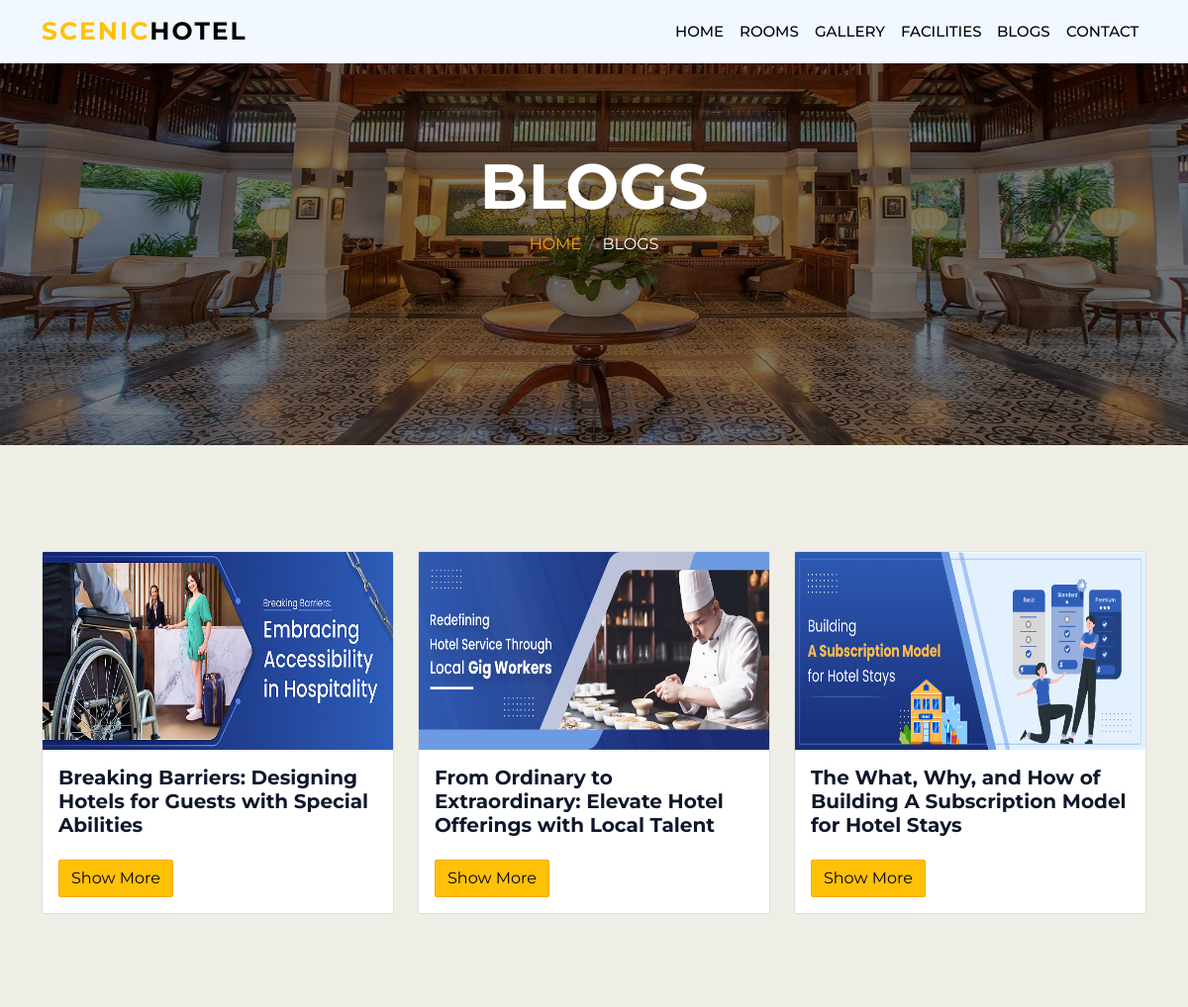
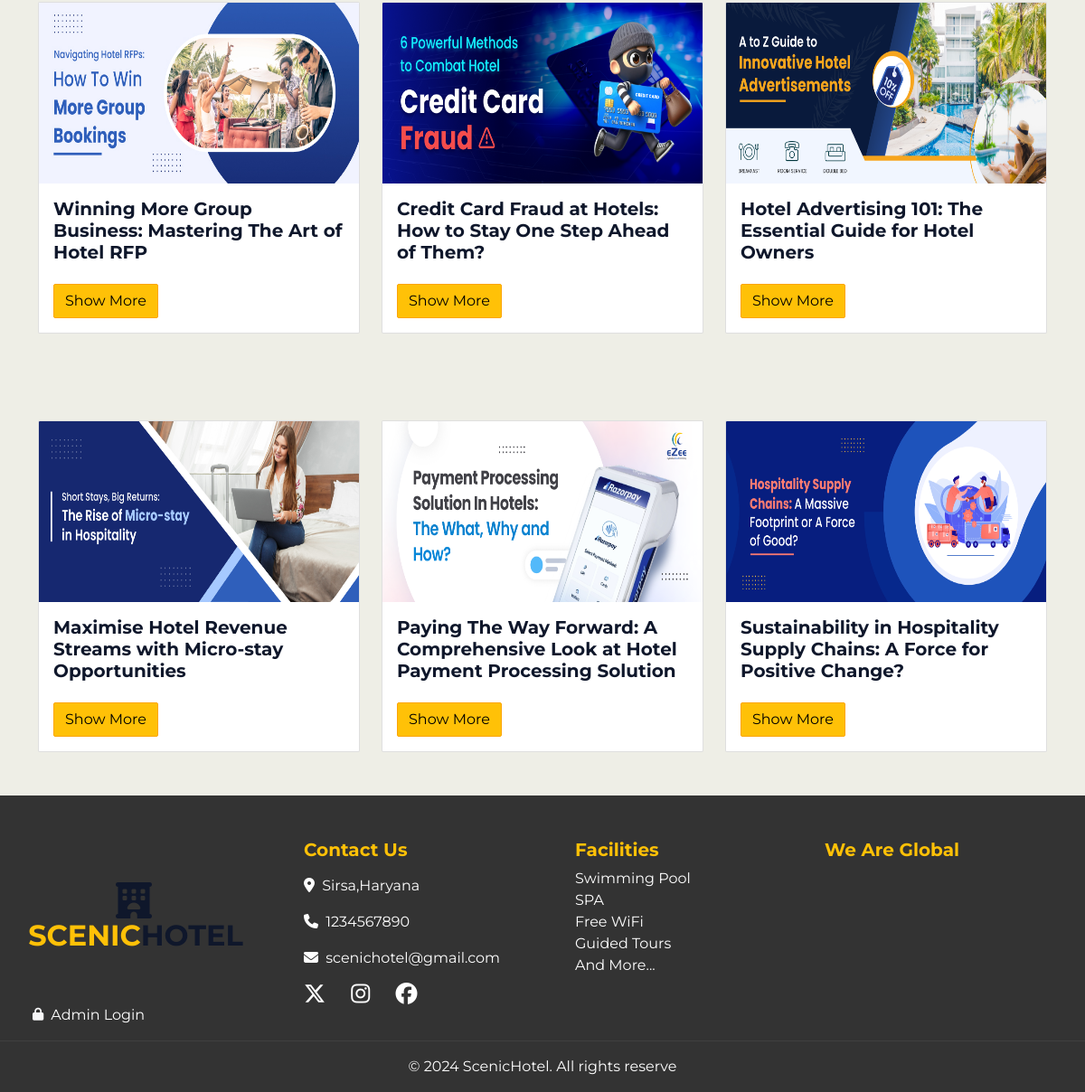
Screenshot of /blog.php with the database file from the repository (2 pictures, top to bottom).
### tables this page shows
CREATE TABLE IF NOT EXISTS `addblog` (
  `id` int(11) NOT NULL AUTO_INCREMENT,
  `title` varchar(150) NOT NULL,
  `submit_by` varchar(150) NOT NULL,
  `pic` varchar(200) NOT NULL,
  `message` text NOT NULL,
  `currentdate` datetime NOT NULL,
  PRIMARY KEY (`id`)
);

### blog.php (the view)
<?php include "header.php" ?>
<div>
          <img src="carousel-1.jpg" class="contact_img">
          <div class="contact_text2">
          <h1 class="text-center  display-3 text-white"data-aos="fade-right" data-aos-duration="1400">BLOGS</h1>
          <nav aria-label="breadcrumb">
                        <ol class="breadcrumb justify-content-center text-uppercase">
                            <li class="breadcrumb-item"><a href="index.php">Home</a></li>
                            <li class="breadcrumb-item text-white active" aria-current="page">Blogs</li>
                        </ol>
                    </nav></div>
          </div>
<div class="container">
          <div class="row" style="margin-top:250px;" data-aos="fade-up" data-aos-duration="1200">
          <?php
          $qry="select * from addblog";
          $run=mysqli_query($con,$qry);
          while($data=mysqli_fetch_array($run)){
                    echo "<div class='col-md-4 my-5' data-aos='fade-up' data-aos-duration='1400'>
                     <div class='card'>
                        <img src='uploads/".$data['pic']."' class='card-img-top' style='height:200px;'>
                        <div class='card-body'>
                            <h5 class='card-title'>".$data['title']."</h5>
                            <a href='blog_detail.php?id=".$data['id']."' class='btn btn-warning'>Show More</a>
                        </div>
                    </div>
                </div>";
            }
            ?>
          </div>
</div>
<?php include "footer.php" ?>

### header.php (shortened to what this page needs)
<!DOCTYPE html>
<html lang="en">
<head>
          <link rel="stylesheet" href="bootstrap.min.css">
          <link href="https://unpkg.com/aos@2.3.1/dist/aos.css" rel="stylesheet">
          <link rel="stylesheet" href="https://cdnjs.cloudflare.com/ajax/libs/font-awesome/6.5.2/css/all.min.css" />
          <link rel="stylesheet" href="https://cdnjs.cloudflare.com/ajax/libs/line-awesome/1.3.0/line-awesome/css/line-awesome.min.css" />
	        <link href="style.css" rel="stylesheet">
          <link rel="stylesheet" href="hover.css">
          <link rel="stylesheet" href="https://cdnjs.cloudflare.com/ajax/libs/OwlCarousel2/2.3.4/assets/owl.carousel.min.css" />
          <link rel="stylesheet" href="ihover.min.css">
</head>
<body>
          <nav class="navbar navbar-expand-lg navbar-light bg-light fixed-top">
            <div class="container">
              <a class="navbar-brand" href="index.php"><span class="text-warning">Scenic</span>Hotel</a>
              <div class="collapse navbar-collapse" id="navbarSupportedContent">
                <ul class="navbar-nav ms-auto mb-2 mb-lg-0">
                  <li class="nav-item hvr-underline-from-center">
                    <a class="nav-link" href="index.php">Home</a>
                  </li>
                  <li class="nav-item hvr-underline-from-center">
                    <a class="nav-link" href="room.php">Rooms</a>
                  </li>
                  <li class="nav-item hvr-underline-from-center">
                    <a class="nav-link" href="gallery.php">Gallery</a>
                  </li>
                  <li class="nav-item hvr-underline-from-center">
                    <a class="nav-link" href="index.php#facilities" >Facilities</a>
                  </li>
                  <li class="nav-item hvr-underline-from-center">
                    <a class="nav-link" href="blog.php">Blogs</a>
                  </li>
                  <li class="nav-item hvr-underline-from-center">
                    <a class="nav-link" href="contactpage.php">Contact</a>
                  </li>
                </ul>
              </div>
            </div>
          </nav>

### footer.php (shortened to what this page needs)
 <div id="footer" class="container-fluid">
  <div class="row pb-3">
    <div class="col-lg-3 col-md-6 col-sm-12">
      <h1 class="text-center fs-2 pt-5 fl"><i class="fa fa-duotone fa-hotel fa-lg pe-1"></i><span class="text-warning ">SCENIC</span>HOTEL</h1>
      <br><br><a href="login.php" class="ms-4"><i class="fa fa-light fa-lock fa-sm" style="color: #f7f7f8;"></i><span class="text-white ms-2">Admin Login</span></a>
    </div>
    <div class="col-lg-3 col-md-6 col-sm-12">
      <h5 class="text-warning  pt-5 ps-4">Contact Us</h5>
      <p class=" text-white ps-4 pt-2"><i class="fa fa-location-dot pe-1"></i> Sirsa,Haryana</p>
      <p class=" text-white ps-4"><i class="fa fa-solid fa-phone pe-1"></i> 1234567890</p>
      <p class=" text-white ps-4"><i class="fa fa-solid fa-envelope pe-1"></i> scenichotel@gmail.com</p>
      <a href="" class="text-white ps-4 "><i class="fa fa-brands fa-x-twitter fa-xl"></i></a>
      <a href="" class="text-white ps-4 "><i class="fa fa-brands fa-instagram fa-xl"></i></a>
      <a href="" class="text-white ps-4 "><i class="fa fa-brands fa-facebook fa-xl"></i></a>
    </div>
    <div class="col-lg-3 col-md-6 col-sm-12">
      <h5 class="text-warning  pt-5 ps-4">Facilities</h5>
      <span class="ps-4 pt-2 text-white"><i class="las la-angle-right"></i>Swimming Pool</span><br>
      <span href="" class="ps-4 text-white"><i class="las la-angle-right"></i>SPA</span><br>
      <span href="" class="ps-4 text-white"><i class="las la-angle-right"></i>Free WiFi</span><br>
      <span href="" class="ps-4 text-white"><i class="las la-angle-right"></i>Guided Tours</span><br>
      <span href="" class="ps-4 text-white"><i class="las la-angle-right"></i>And More...</span>
    </div>
    <div class="col-lg-3 col-md-6 col-sm-12">
      <h5 class="text-warning  pt-5 ">We Are Global</h5>
    </div>
  </div>
  <div class="row ">
  <hr><p class="text-center text-white ">© 2024 ScenicHotel. All rights reserve</p>
  </div>
</div>
</body>
</html>

### style.css (style rules this page uses)
* { font-family: 'Montserrat', sans-serif; }
body { background-color: rgb(238, 238, 230); }
.navbar-nav a { font-size: 15px; text-transform: uppercase; font-weight: 500; }
.navbar-light .navbar-brand { color: #000; font-size: 25px; text-transform: uppercase; font-weight: bold; letter-spacing: 2px; }
.navbar-light .navbar-nav .nav-link { color: #000; }
.btn { transition: .5s; margin-top: 15px; border: 1px solid #fca504; }
#footer { height: auto; background-color: #333; position: absolute; left: 0; right: 0; width: 100%; }
.fl { margin-top:50px; }
.contact_img { width: 100%; background-size: cover; height: 450px; }
.contact_text2 { margin-top: -300px; margin-bottom: 250px; }

### rows the page displays
addblog: pic (picture), title "Breaking Barriers: Designing Hotels for Guests with Special Abilities"
addblog: pic (picture), title "From Ordinary to Extraordinary: Elevate Hotel Offerings with Local Talent"
addblog: pic (picture), title "The What, Why, and How of Building A Subscription Model for Hotel Stays"
addblog: pic (picture), title "Winning More Group Business: Mastering The Art of Hotel RFP"
addblog: pic (picture), title "Credit Card Fraud at Hotels: How to Stay One Step Ahead of Them?"
addblog: pic (picture), title "Hotel Advertising 101: The Essential Guide for Hotel Owners"
addblog: pic (picture), title "Maximise Hotel Revenue Streams with Micro-stay Opportunities"
addblog: pic (picture), title "Paying The Way Forward: A Comprehensive Look at Hotel Payment Processing Solution"
addblog: pic (picture), title "Sustainability in Hospitality Supply Chains: A Force for Positive Change?"
